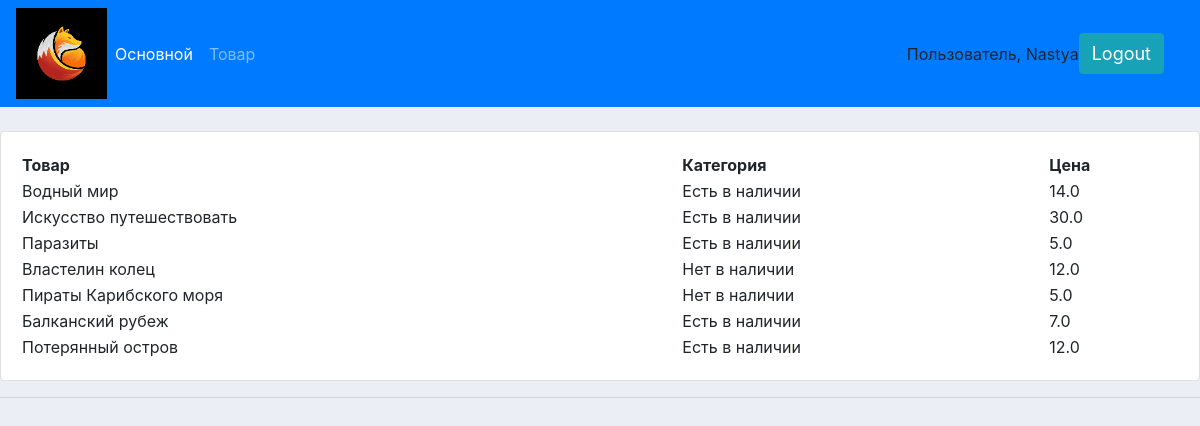
Screenshot of /products/ (signed in) with the database file from the repository.
### accounts/models.py (models this page shows, shortened)
class Product(models.Model):
    CATEGORY = (
        ('Есть в наличии', 'Есть в наличии'),
        ('Нет в наличии', 'Нет в наличии'),
    )
    name = models.CharField(max_length=200, null=True)
    price = models.FloatField(null=True)
    category = models.CharField(max_length=200, null=True, choices=CATEGORY)
    description = models.CharField(max_length=200, null=True, blank=True)
    date_created = models.DateTimeField(auto_now_add=True, null=True)
    tags = models.ManyToManyField(Tag)

### accounts/decorators.py (the view)
		def wrapper_func(request, *args, **kwargs):
			group = None
			if request.user.groups.exists():
				group = request.user.groups.all()[0].name
			if group in allowed_roles:
				return view_func(request, *args, **kwargs)
			else:
				return HttpResponse('You are not authorized to view this page')

### accounts/views.py (called while the page is built)
@login_required(login_url='login')
@allowed_users(allowed_roles=['admin'])
def products(request):
    products = Product.objects.all()
    return render(request, 'accounts/products.html', {'products': products})

### accounts/templates/accounts/products.html
{% extends 'accounts/main.html'%}
{% block content %}
<br>
<div class="row">
    <div class="col-md">
        <div class="card card-body">
            <table class=table">
                <tr>
                    <th>Товар</th>
                     <th>Категория</th>
                     <th>Цена</th>
                </tr>
                {% for i in products %}
                <tr>
                    <td>{{i.name}}</td>
                    <td>{{i.category}}</td>
                    <td>{{i.price}}</td>
                </tr>
                {% endfor %}
            </table>
        </div>
    </div>
</div>
{% endblock content %}

### accounts/templates/accounts/navbar.html (shortened to what this page needs)
{% load static %}
<nav class="navbar navbar-expand-lg navbar-dark bg-primary">
    <img src="{% static 'images/logo2.jpg'%}">
    <div class="collapse navbar-collapse" id="navbarNav">
        <ul class="navbar-nav">
                  {% if request.user.is_staff %}
            <li class="nav-item active">
                <a class="nav-link" href="{% url 'home' %}">Основной</a>
            </li>
            <li class="nav-item">
                <a class="nav-link" href="{% url 'products' %}">Товар</a>
            </li>
                  {% endif %}
        </ul>
    </div>
    <span class=hello-msg">Пользователь, {{request.user}}</span>
    <span><a class="hello-msg btn btn-info" href="{% url 'logout' %}">Logout</a></span>
</nav>

### static/css/main.css (style rules this page uses)
body { background-color: #ebeff5; }

### accounts/templates/accounts/navbar.html (style rules this page uses)
.hello-msg { font-size: 18px; color: #fff; margin-right:20px; }

### rows the page displays
Product: name "Водный мир", category "Есть в наличии", price "14.0"
Product: name "Искусство путешествовать", category "Есть в наличии", price "30.0"
Product: name "Паразиты", category "Есть в наличии", price "5.0"
Product: name "Властелин колец", category "Нет в наличии", price "12.0"
Product: name "Пираты Карибского моря", category "Нет в наличии", price "5.0"
Product: name "Балканский рубеж", category "Есть в наличии", price "7.0"
Product: name "Потерянный остров", category "Есть в наличии", price "12.0"

### other values shown
{{ request.user }} "Nastya"
